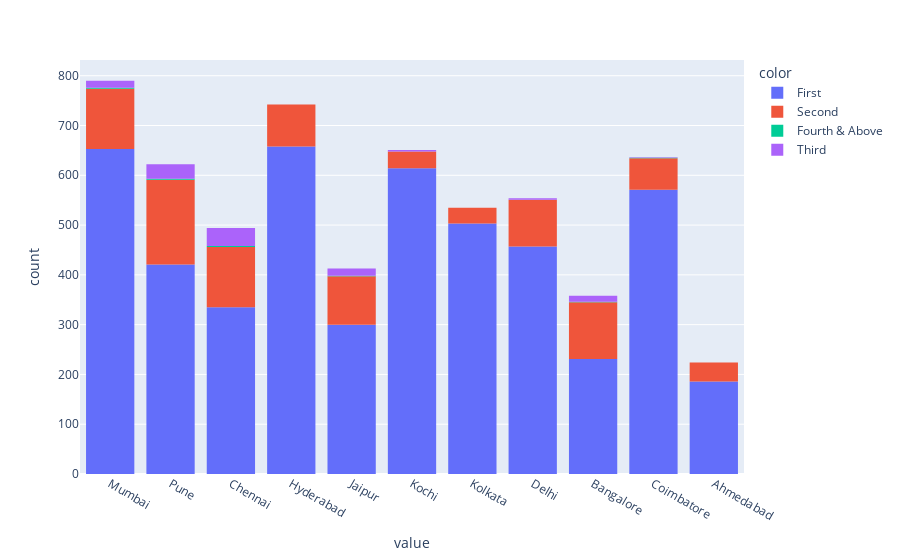

Notebook cell for this chart:
### Code cell
fig=px.histogram(df['Location'],color=df['Owner_Type'])
fig.show()

### Figure 1 — Plotly figure (JSON) as saved in the notebook; plotly's stock layout.template omitted (floating-point values rounded to 4 significant figures; data arrays with more than 128 entries replaced by an {"elided": "..."} marker saying what was removed)
{"data": [{"alignmentgroup": "True", "bingroup": "x", "hovertemplate": "color=First<br>value=%{x}<br>count=%{y}<extra></extra>", "legendgroup": "First", "marker": {"color": "#636efa", "pattern": {"shape": ""}}, "name": "First", "offsetgroup": "First", "orientation": "v", "showlegend": true, "type": "histogram", "x": {"elided": "4929 str values"}, "xaxis": "x", "yaxis": "y"}, {"alignmentgroup": "True", "bingroup": "x", "hovertemplate": "color=Second<br>value=%{x}<br>count=%{y}<extra></extra>", "legendgroup": "Second", "marker": {"color": "#EF553B", "pattern": {"shape": ""}}, "name": "Second", "offsetgroup": "Second", "orientation": "v", "showlegend": true, "type": "histogram", "x": {"elided": "968 str values"}, "xaxis": "x", "yaxis": "y"}, {"alignmentgroup": "True", "bingroup": "x", "hovertemplate": "color=Fourth & Above<br>value=%{x}<br>count=%{y}<extra></extra>", "legendgroup": "Fourth & Above", "marker": {"color": "#00cc96", "pattern": {"shape": ""}}, "name": "Fourth & Above", "offsetgroup": "Fourth & Above", "orientation": "v", "showlegend": true, "type": "histogram", "x": ["Mumbai", "Chennai", "Bangalore", "Pune", "Chennai", "Pune", "Jaipur", "Coimbatore", "Mumbai"], "xaxis": "x", "yaxis": "y"}, {"alignmentgroup": "True", "bingroup": "x", "hovertemplate": "color=Third<br>value=%{x}<br>count=%{y}<extra></extra>", "legendgroup": "Third", "marker": {"color": "#ab63fa", "pattern": {"shape": ""}}, "name": "Third", "offsetgroup": "Third", "orientation": "v", "showlegend": true, "type": "histogram", "x": ["Chennai", "Chennai", "Kochi", "Mumbai", "Jaipur", "Mumbai", "Bangalore", "Jaipur", "Bangalore", "Mumbai", "Chennai", "Chennai", "Mumbai", "Chennai", "Chennai", "Jaipur", "Pune", "Chennai", "Chennai", "Pune", "Jaipur", "Kochi", "Chennai", "Chennai", "Chennai", "Chennai", "Pune", "Mumbai", "Chennai", "Mumbai", "Chennai", "Pune", "Pune", "Pune", "Pune", "Pune", "Chennai", "Bangalore", "Mumbai", "Mumbai", "Pune", "Bangalore", "Chennai", "Pune", "Bangalore", "Pune", "Bangalore", "Chennai", "Chennai", "Chennai", "Pune", "Chennai", "Pune", "Chennai", "Pune", "Pune", "Jaipur", "Mumbai", "Bangalore", "Coimbatore", "Mumbai", "Kochi", "Pune", "Jaipur", "Pune", "Chennai", "Chennai", "Chennai", "Pune", "Chennai", "Bangalore", "Jaipur", "Mumbai", "Chennai", "Mumbai", "Jaipur", "Bangalore", "Chennai", "Jaipur", "Delhi", "Pune", "Bangalore", "Chennai", "Jaipur", "Delhi", "Jaipur", "Chennai", "Chennai", "Jaipur", "Chennai", "Jaipur", "Pune", "Chennai", "Chennai", "Bangalore", "Bangalore", "Pune", "Pune", "Chennai", "Pune", "Mumbai", "Pune", "Chennai", "Mumbai", "Chennai", "Pune", "Pune", "Pune", "Jaipur", "Delhi", "Jaipur", "Pune", "Pune"], "xaxis": "x", "yaxis": "y"}], "layout": {"barmode": "relative", "legend": {"title": {"text": "color"}, "tracegroupgap": 0}, "margin": {"t": 60}, "xaxis": {"anchor": "y", "domain": [0, 1], "title": {"text": "value"}}, "yaxis": {"anchor": "x", "domain": [0, 1], "title": {"text": "count"}}}}
